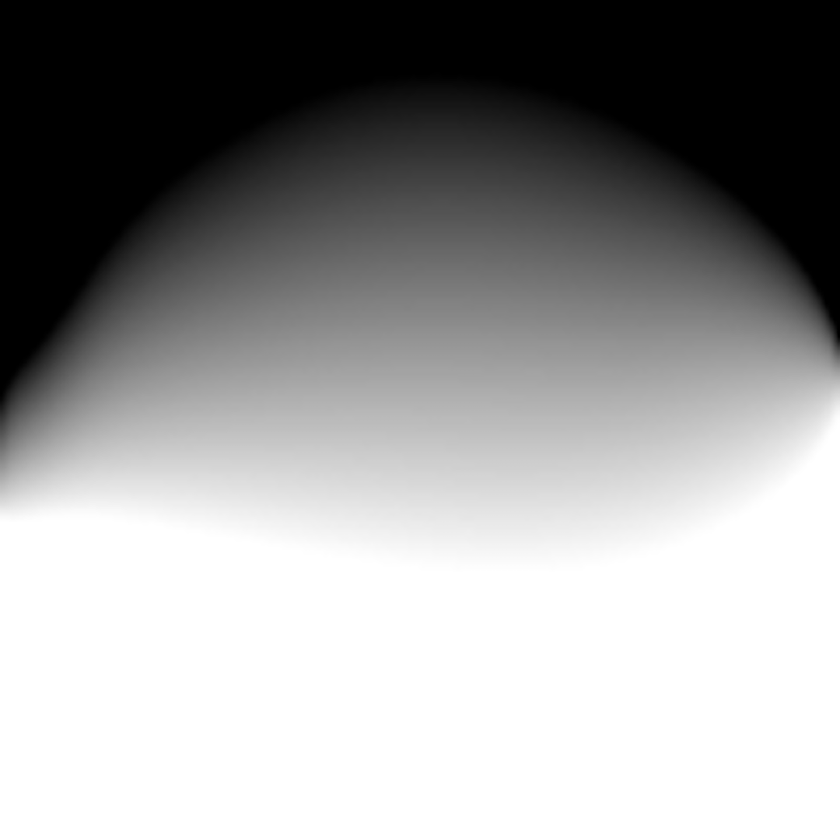
#> input picture upper.png, 840 x 840 px, shrunk from 1080 x 1080 before the run
$ python chaingeimage.py
#> lines starting #> are read from the running program, lines starting #| are printed output that depends on the picture
from PIL import Image

def change_non_black_pixels_to_transparent(image_path):
    # Load the image
#> called with image_path = 'upper.png'
    image = Image.open(image_path).convert("RGBA")

    # Get the pixel data
    pixel_data = image.load()

    # Iterate through each pixel
    width, height = image.size
#> width = 840; height = 840
    for x in range(width):
        for y in range(height):
            # Check if the pixel is not black
            if pixel_data[x, y] != (0, 0, 0, 255):
                # Change the pixel to transparent
                pixel_data[x, y] = (0, 0, 0, 0)

    # Save the modified image
    image.save("modified_image2.png")
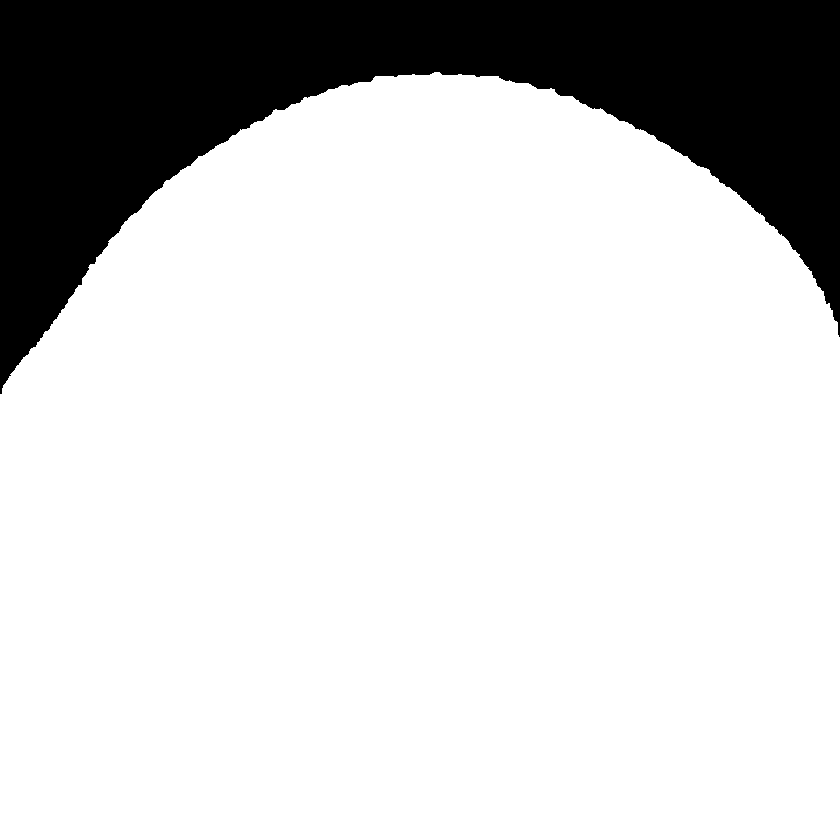
#> saved as modified_image2.png: PIL image 840x840 RGBA; mean R, G, B, A 0, 0, 0, 49.2; transparent parts drawn white

# Usage example
image_path = "upper.png"
change_non_black_pixels_to_transparent(image_path)

$ run again, with combined_image.png copied over upper.png
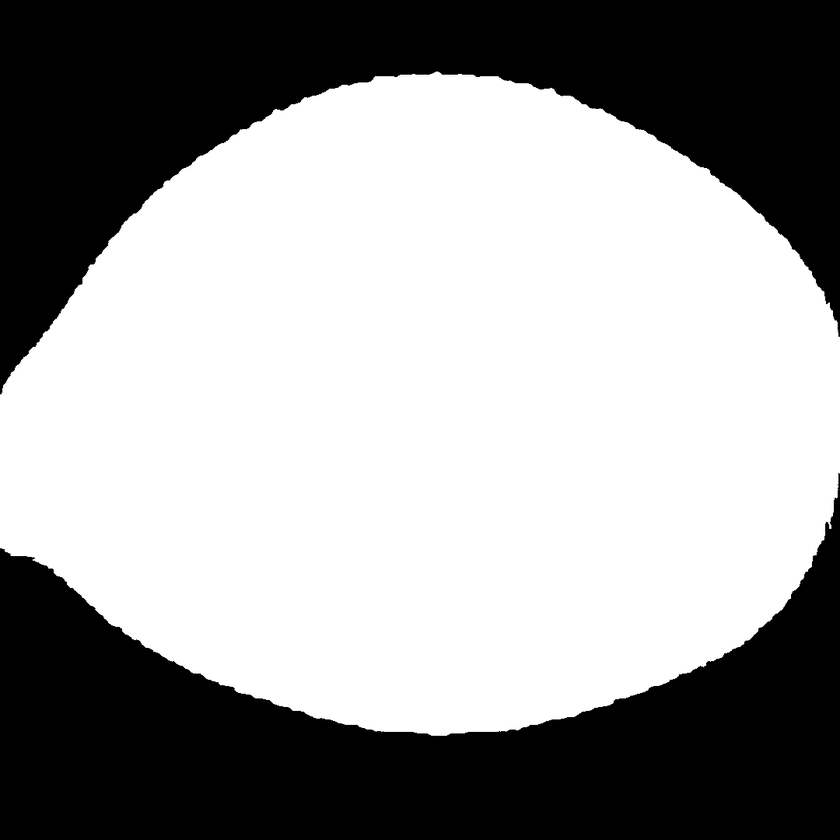
#> input picture combined_image.png, 840 x 840 px, shrunk from 1080 x 1080 before the run
#> in change_non_black_pixels_to_transparent, image is the input picture: PIL image 840x840 RGBA; mean R, G, B, A 0, 0, 0, 100.6
#> in change_non_black_pixels_to_transparent, `image.save("modified_image2.png")`:
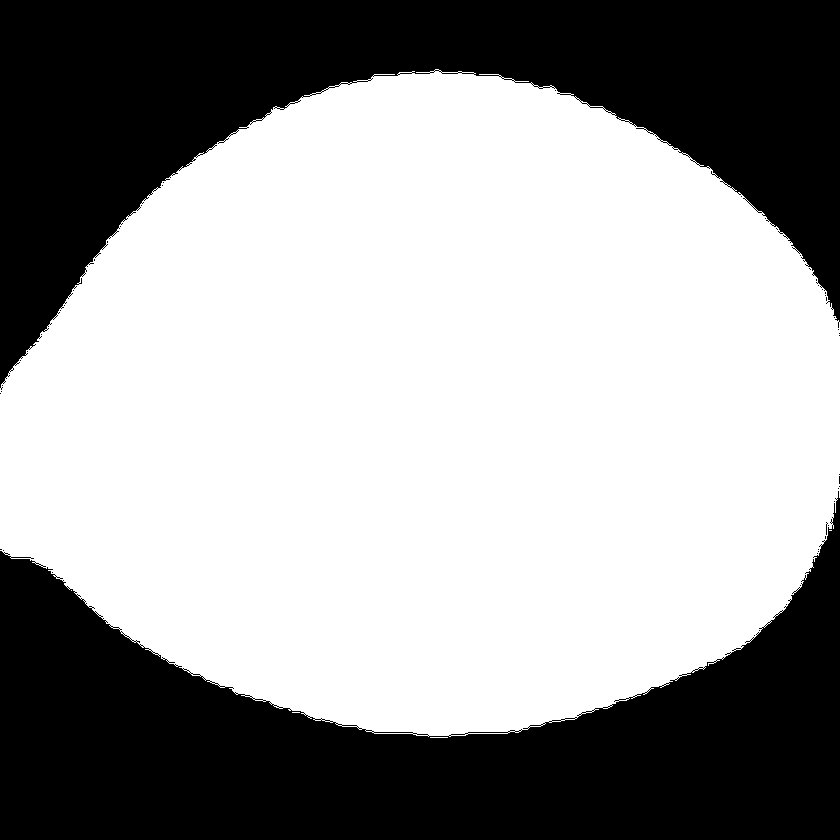
#> saved as modified_image2.png: PIL image 840x840 RGBA; mean R, G, B, A 0, 0, 0, 99.5; transparent parts drawn white

$ run again, with fulleye.png copied over upper.png
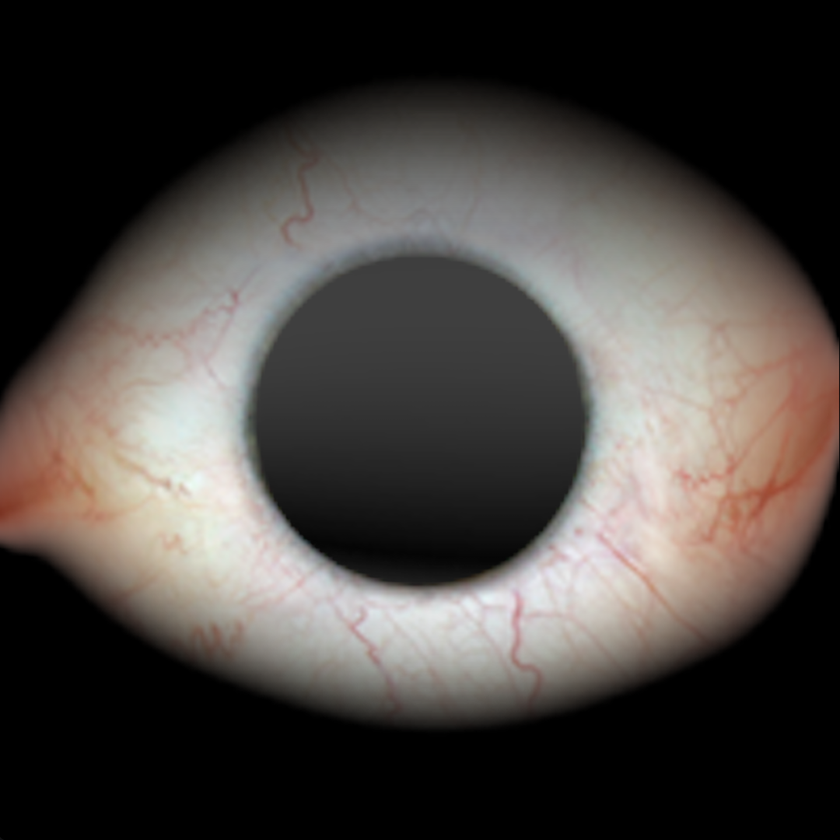
#> input picture fulleye.png, 840 x 840 px, shrunk from 1080 x 1080 before the run
#> in change_non_black_pixels_to_transparent, image is the input picture: PIL image 840x840 RGBA; mean R, G, B, A 71.6, 66.7, 63.3, 255
#> in change_non_black_pixels_to_transparent, `image.save("modified_image2.png")`:
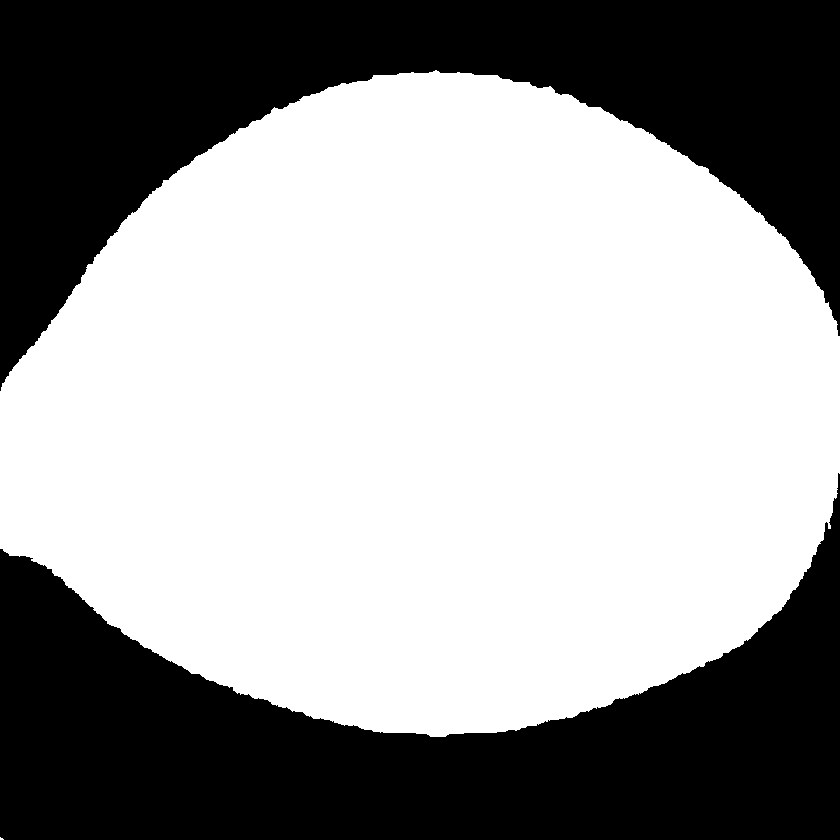
#> saved as modified_image2.png: PIL image 840x840 RGBA; mean R, G, B, A 0, 0, 0, 100.1; transparent parts drawn white
